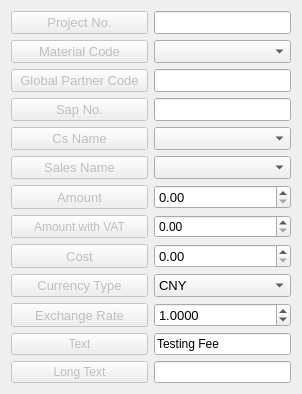
          <widget class="QWidget" name="page_4">
           <property name="geometry">
            <rect>
             <x>0</x>
             <y>0</y>
             <width>302</width>
             <height>389</height>
            </rect>
           </property>
           <attribute name="label">
            <string>Order Information</string>
           </attribute>
           <layout class="QGridLayout" name="gridLayout">
            <item row="0" column="0">
             <widget class="QPushButton" name="pushButton_2">
              <property name="enabled">
               <bool>false</bool>
              </property>
              <property name="sizePolicy">
               <sizepolicy hsizetype="Expanding" vsizetype="Expanding">
                <horstretch>0</horstretch>
                <verstretch>0</verstretch>
               </sizepolicy>
              </property>
              <property name="font">
               <font>
                <pointsize>10</pointsize>
               </font>
              </property>
              <property name="text">
               <string>Project No.</string>
              </property>
             </widget>
            </item>
            <item row="0" column="1">
             <widget class="QLineEdit" name="lineEdit_2">
              <property name="sizePolicy">
               <sizepolicy hsizetype="Expanding" vsizetype="Expanding">
                <horstretch>0</horstretch>
                <verstretch>0</verstretch>
               </sizepolicy>
              </property>
              <property name="font">
               <font>
                <pointsize>10</pointsize>
               </font>
              </property>
              <property name="statusTip">
               <string>必填项</string>
              </property>
             </widget>
            </item>
            <item row="1" column="0">
             <widget class="QPushButton" name="pushButton_3">
              <property name="enabled">
               <bool>false</bool>
              </property>
              <property name="sizePolicy">
               <sizepolicy hsizetype="Expanding" vsizetype="Expanding">
                <horstretch>0</horstretch>
                <verstretch>0</verstretch>
               </sizepolicy>
              </property>
              <property name="font">
               <font>
                <pointsize>10</pointsize>
               </font>
              </property>
              <property name="text">
               <string>Material Code</string>
              </property>
             </widget>
            </item>
            <item row="1" column="1">
             <widget class="QComboBox" name="comboBox_4">
              <property name="sizePolicy">
               <sizepolicy hsizetype="Expanding" vsizetype="Expanding">
                <horstretch>0</horstretch>
                <verstretch>0</verstretch>
               </sizepolicy>
              </property>
              <property name="statusTip">
               <string>必填项</string>
              </property>
              <item>
               <property name="text">
                <string/>
               </property>
              </item>
              <item>
               <property name="text">
                <string>T75-441-A2</string>
               </property>
              </item>
              <item>
               <property name="text">
                <string>T75-405-A2</string>
               </property>
              </item>
              <item>
               <property name="text">
                <string>T20-441-00</string>
               </property>
              </item>
              <item>
               <property name="text">
                <string>T20-405-00</string>
               </property>
              </item>
              <item>
               <property name="text">
                <string>T75-441-00</string>
               </property>
              </item>
              <item>
               <property name="text">
                <string>T75-405-00</string>
               </property>
              </item>
              <item>
               <property name="text">
                <string>T75-441-D2</string>
               </property>
              </item>
              <item>
               <property name="text">
                <string>T75-405-D2</string>
               </property>
              </item>
              <item>
               <property name="text">
                <string>S11-441-10</string>
               </property>
              </item>
              <item>
               <property name="text">
                <string>S11-405-10</string>
               </property>
              </item>
             </widget>
            </item>
            <item row="2" column="0">
             <widget class="QPushButton" name="pushButton_6">
              <property name="enabled">
               <bool>false</bool>
              </property>
              <property name="sizePolicy">
               <sizepolicy hsizetype="Expanding" vsizetype="Expanding">
                <horstretch>0</horstretch>
                <verstretch>0</verstretch>
               </sizepolicy>
              </property>
              <property name="font">
               <font>
                <pointsize>10</pointsize>
               </font>
              </property>
              <property name="text">
               <string>Global Partner Code</string>
              </property>
             </widget>
            </item>
            <item row="2" column="1">
             <widget class="QLineEdit" name="lineEdit_3">
              <property name="sizePolicy">
               <sizepolicy hsizetype="Expanding" vsizetype="Expanding">
                <horstretch>0</horstretch>
                <verstretch>0</verstretch>
               </sizepolicy>
              </property>
              <property name="font">
               <font>
                <pointsize>10</pointsize>
               </font>
              </property>
              <property name="statusTip">
               <string>必填项</string>
              </property>
             </widget>
            </item>
            <item row="3" column="0">
             <widget class="QPushButton" name="pushButton">
              <property name="enabled">
               <bool>false</bool>
              </property>
              <property name="sizePolicy">
               <sizepolicy hsizetype="Expanding" vsizetype="Expanding">
                <horstretch>0</horstretch>
                <verstretch>0</verstretch>
               </sizepolicy>
              </property>
              <property name="font">
               <font>
                <pointsize>10</pointsize>
               </font>
              </property>
              <property name="text">
               <string>Sap No.</string>
              </property>
             </widget>
            </item>
            <item row="3" column="1">
             <widget class="QLineEdit" name="lineEdit">
              <property name="sizePolicy">
               <sizepolicy hsizetype="Expanding" vsizetype="Expanding">
                <horstretch>0</horstretch>
                <verstretch>0</verstretch>
               </sizepolicy>
              </property>
              <property name="font">
               <font>
                <pointsize>10</pointsize>
               </font>
              </property>
              <property name="statusTip">
               <string>必填项</string>
              </property>
             </widget>
            </item>
            <item row="4" column="0">
             <widget class="QPushButton" name="pushButton_7">
              <property name="enabled">
               <bool>false</bool>
              </property>
              <property name="sizePolicy">
               <sizepolicy hsizetype="Expanding" vsizetype="Expanding">
                <horstretch>0</horstretch>
                <verstretch>0</verstretch>
               </sizepolicy>
              </property>
              <property name="font">
               <font>
                <pointsize>10</pointsize>
               </font>
              </property>
              <property name="text">
               <string>Cs Name</string>
              </property>
             </widget>
            </item>
            <item row="4" column="1">
             <widget class="QComboBox" name="comboBox_2">
              <property name="sizePolicy">
               <sizepolicy hsizetype="Expanding" vsizetype="Expanding">
                <horstretch>0</horstretch>
                <verstretch>0</verstretch>
               </sizepolicy>
              </property>
              <property name="font">
               <font>
                <pointsize>10</pointsize>
               </font>
              </property>
              <property name="statusTip">
               <string>必填项</string>
              </property>
              <item>
               <property name="text">
                <string/>
               </property>
              </item>
              <item>
               <property name="text">
                <string/>
               </property>
              </item>
             </widget>
            </item>
            <item row="5" column="0">
             <widget class="QPushButton" name="pushButton_8">
              <property name="enabled">
               <bool>false</bool>
              </property>
              <property name="sizePolicy">
               <sizepolicy hsizetype="Expanding" vsizetype="Expanding">
                <horstretch>0</horstretch>
                <verstretch>0</verstretch>
               </sizepolicy>
              </property>
              <property name="font">
               <font>
                <pointsize>10</pointsize>
               </font>
              </property>
              <property name="text">
               <string>Sales Name</string>
              </property>
             </widget>
            </item>
            <item row="5" column="1">
             <widget class="QComboBox" name="comboBox_3">
              <property name="sizePolicy">
               <sizepolicy hsizetype="Expanding" vsizetype="Expanding">
                <horstretch>0</horstretch>
                <verstretch>0</verstretch>
               </sizepolicy>
              </property>
              <property name="font">
               <font>
                <pointsize>10</pointsize>
               </font>
              </property>
              <property name="statusTip">
               <string>不是当地销售可以为空</string>
              </property>
             </widget>
            </item>
            <item row="6" column="0">
             <widget class="QPushButton" name="pushButton_9">
              <property name="enabled">
               <bool>false</bool>
              </property>
              <property name="sizePolicy">
               <sizepolicy hsizetype="Expanding" vsizetype="Expanding">
                <horstretch>0</horstretch>
                <verstretch>0</verstretch>
               </sizepolicy>
              </property>
              <property name="font">
               <font>
                <pointsize>10</pointsize>
               </font>
              </property>
              <property name="text">
               <string>Amount</string>
              </property>
             </widget>
            </item>
            <item row="6" column="1">
             <widget class="QDoubleSpinBox" name="doubleSpinBox_2">
              <property name="sizePolicy">
               <sizepolicy hsizetype="Expanding" vsizetype="Expanding">
                <horstretch>0</horstretch>
                <verstretch>0</verstretch>
               </sizepolicy>
              </property>
              <property name="font">
               <font>
                <pointsize>10</pointsize>
               </font>
              </property>
              <property name="statusTip">
               <string>必填项</string>
              </property>
              <property name="maximum">
               <double>999999999.990000009536743</double>
              </property>
             </widget>
            </item>
            <item row="7" column="0">
             <widget class="QPushButton" name="pushButton_13">
              <property name="enabled">
               <bool>false</bool>
              </property>
              <property name="sizePolicy">
               <sizepolicy hsizetype="Expanding" vsizetype="Expanding">
                <horstretch>0</horstretch>
                <verstretch>0</verstretch>
               </sizepolicy>
              </property>
              <property name="text">
               <string>Amount with VAT</string>
              </property>
             </widget>
            </item>
            <item row="7" column="1">
             <widget class="QDoubleSpinBox" name="doubleSpinBox_4">
              <property name="sizePolicy">
               <sizepolicy hsizetype="Expanding" vsizetype="Expanding">
                <horstretch>0</horstretch>
                <verstretch>0</verstretch>
               </sizepolicy>
              </property>
              <property name="statusTip">
               <string>加税后价格，用于判断与Sap数据是否一致</string>
              </property>
              <property name="maximum">
               <double>9999999999999.000000000000000</double>
              </property>
             </widget>
            </item>
            <item row="8" column="0">
             <widget class="QPushButton" name="pushButton_10">
              <property name="enabled">
               <bool>false</bool>
              </property>
              <property name="sizePolicy">
               <sizepolicy hsizetype="Expanding" vsizetype="Expanding">
                <horstretch>0</horstretch>
                <verstretch>0</verstretch>
               </sizepolicy>
              </property>
              <property name="font">
               <font>
                <pointsize>10</pointsize>
               </font>
              </property>
              <property name="text">
               <string>Cost</string>
              </property>
             </widget>
            </item>
            <item row="8" column="1">
             <widget class="QDoubleSpinBox" name="doubleSpinBox_3">
              <property name="sizePolicy">
               <sizepolicy hsizetype="Expanding" vsizetype="Expanding">
                <horstretch>0</horstretch>
                <verstretch>0</verstretch>
               </sizepolicy>
              </property>
              <property name="font">
               <font>
                <pointsize>10</pointsize>
               </font>
              </property>
              <property name="maximum">
               <double>999999999.990000009536743</double>
              </property>
             </widget>
            </item>
            <item row="9" column="0">
             <widget class="QPushButton" name="pushButton_4">
              <property name="enabled">
               <bool>false</bool>
              </property>
              <property name="sizePolicy">
               <sizepolicy hsizetype="Expanding" vsizetype="Expanding">
                <horstretch>0</horstretch>
                <verstretch>0</verstretch>
               </sizepolicy>
              </property>
              <property name="font">
               <font>
                <pointsize>10</pointsize>
               </font>
              </property>
              <property name="text">
               <string>Currency Type</string>
              </property>
             </widget>
            </item>
            <item row="9" column="1">
             <widget class="QComboBox" name="comboBox">
              <property name="sizePolicy">
               <sizepolicy hsizetype="Expanding" vsizetype="Expanding">
                <horstretch>0</horstretch>
                <verstretch>0</verstretch>
               </sizepolicy>
              </property>
              <property name="font">
               <font>
                <pointsize>10</pointsize>
               </font>
              </property>
              <property name="statusTip">
               <string>必填项</string>
              </property>
              <item>
               <property name="text">
                <string>CNY</string>
               </property>
              </item>
              <item>
               <property name="text">
                <string>CNY</string>
               </property>
              </item>
              <item>
               <property name="text">
                <string>USD</string>
               </property>
              </item>
              <item>
               <property name="text">
                <string>EUR</string>
               </property>
              </item>
              <item>
               <property name="text">
                <string>HKD</string>
               </property>
              </item>
             </widget>
            </item>
            <item row="10" column="0">
             <widget class="QPushButton" name="pushButton_5">
              <property name="enabled">
               <bool>false</bool>
              </property>
              <property name="sizePolicy">
               <sizepolicy hsizetype="Expanding" vsizetype="Expanding">
                <horstretch>0</horstretch>
                <verstretch>0</verstretch>
               </sizepolicy>
              </property>
              <property name="font">
               <font>
                <pointsize>10</pointsize>
               </font>
              </property>
              <property name="text">
               <string>Exchange Rate</string>
              </property>
             </widget>
            </item>
            <item row="10" column="1">
             <widget class="QDoubleSpinBox" name="doubleSpinBox">
              <property name="sizePolicy">
               <sizepolicy hsizetype="Expanding" vsizetype="Expanding">
                <horstretch>0</horstretch>
                <verstretch>0</verstretch>
               </sizepolicy>
              </property>
              <property name="font">
               <font>
                <pointsize>10</pointsize>
               </font>
              </property>
              <property name="statusTip">
               <string>必填项</string>
              </property>
              <property name="decimals">
               <number>4</number>
              </property>
              <property name="singleStep">
               <double>0.000100000000000</double>
              </property>
              <property name="value">
               <double>1.000000000000000</double>
              </property>
             </widget>
            </item>
            <item row="11" column="0">
             <widget class="QPushButton" name="pushButton_14">
              <property name="enabled">
               <bool>false</bool>
              </property>
              <property name="sizePolicy">
               <sizepolicy hsizetype="Expanding" vsizetype="Expanding">
                <horstretch>0</horstretch>
                <verstretch>0</verstretch>
               </sizepolicy>
              </property>
              <property name="text">
               <string>Text</string>
              </property>
             </widget>
            </item>
            <item row="11" column="1">
             <widget class="QLineEdit" name="lineEdit_5">
              <property name="sizePolicy">
               <sizepolicy hsizetype="Expanding" vsizetype="Expanding">
                <horstretch>0</horstretch>
                <verstretch>0</verstretch>
               </sizepolicy>
              </property>
              <property name="text">
               <string>Testing Fee</string>
              </property>
             </widget>
            </item>
            <item row="12" column="0">
             <widget class="QPushButton" name="pushButton_15">
              <property name="enabled">
               <bool>false</bool>
              </property>
              <property name="sizePolicy">
               <sizepolicy hsizetype="Expanding" vsizetype="Expanding">
                <horstretch>0</horstretch>
                <verstretch>0</verstretch>
               </sizepolicy>
              </property>
              <property name="text">
               <string>Long Text</string>
              </property>
             </widget>
            </item>
            <item row="12" column="1">
             <widget class="QLineEdit" name="lineEdit_4">
              <property name="sizePolicy">
               <sizepolicy hsizetype="Expanding" vsizetype="Expanding">
                <horstretch>0</horstretch>
                <verstretch>0</verstretch>
               </sizepolicy>
              </property>
             </widget>
            </item>
           </layout>
          </widget>
